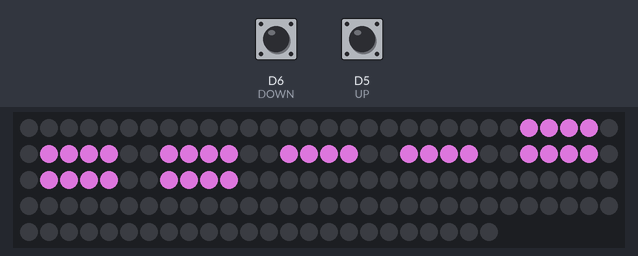
Simulated run of this sketch. Board: ESP8266 (NodeMCU). Shown: 144 RGB LEDs in strip order, left to right, continuing on the next row. Inputs (shaded band) come from the test bench; at power-on: D6 (DOWN) LOW, D5 (UP) LOW. Dim RGB values are drawn brighter than linear; the local clock reads 2024-03-15 10:24:30 at power-on unless the sketch sets it; random numbers use the default seed unless the sketch sets one.

Above: at 1.9 s.
2.0 s: D6 (DOWN) pulled HIGH for 0.15 s
At 2.9 s:
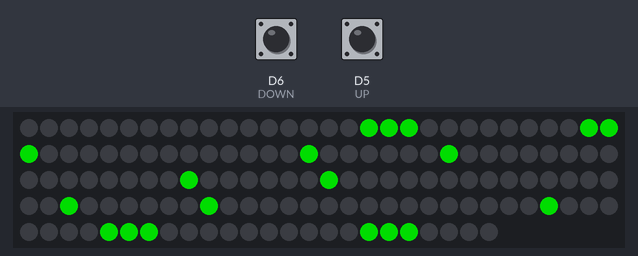
5.1 s: D5 (UP) pulled HIGH for 3.2 s
At 8.2 s:
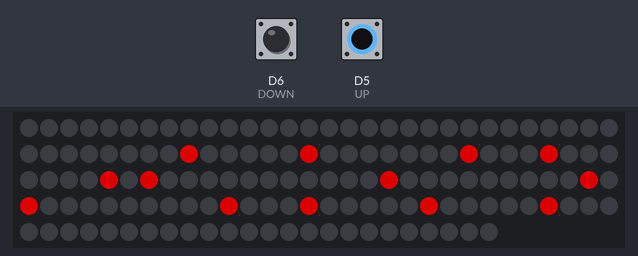
10.4 s: D6 (DOWN) pulled HIGH for 3.2 s
At 15.2 s:
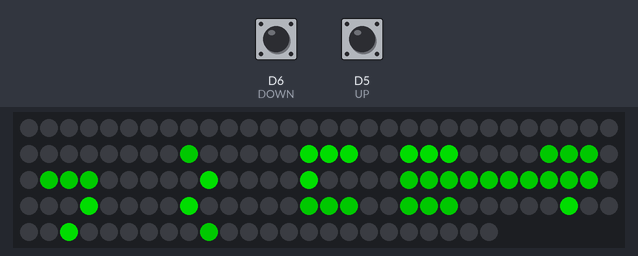
15.8 s: D5 (UP) pulled HIGH for 0.15 s
At 16.2 s:
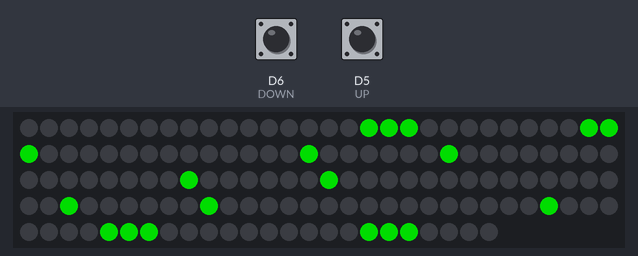
18.9 s: D5 (UP) pulled HIGH for 1 s
At 22.0 s:
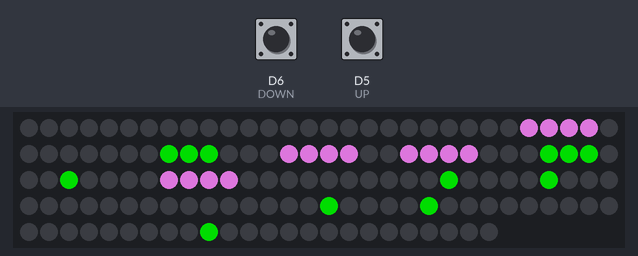
Timing chart, 0 to 23.0 s (numbered marks = the images above; inputs shaded):
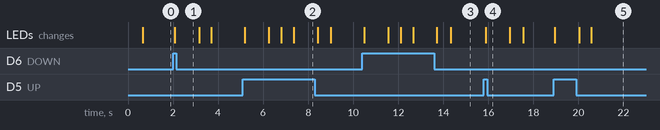

Measured:
- after the input at 2.0 s, the LEDs: change after 0.08 s (image 1)
- after the input at 5.1 s, the LEDs: first change after 0.08 s (image 2 shows a later state)
- after the input at 10.4 s, the LEDs: first change after 0.08 s (image 3 shows a later state)
- after the input at 15.8 s, the LEDs: change after 0.08 s (image 4)
- after the input at 18.9 s, the LEDs: first change after 0.06 s (image 5 shows a later state)

The sketch:

Jogo_dos_Padr_es.ino
```cpp
#include <Adafruit_NeoPixel.h>
#include <time.h>
#define LED_PIN D3
#define LED_COUNT 144
#define UP  D5
#define DOWN  D6

Adafruit_NeoPixel LED(LED_COUNT, LED_PIN, NEO_GRB + NEO_KHZ800);
//left
int bolaL[24]={45,49,50,51,70,69,68,72,73,74,75,76,91,92,93,94,95,97,98,99,116,117,118,122};
int coracaoL[15]={25,27,46,45,44,49,50,51,70,69,68,73,74,75,93};
int teL[12]={46,45,44,49,50,51,69,74,93,98,117,122};
int quadradoL[16]={25,26,27,28,46,45,44,43,49,50,51,52,70,69,68,67};

int correto[19]={19,18,17,28,29,30,44,51,68,75,92,99,116,124,125,126,139,138,137};
int errado[13]={38,44,52,56,64,66,78,88,90,100,104,110,116};

//right
int bolaR[24]={38,56,57,58,61,62,63,79,80,81,82,83,84,85,86,87,88,104,105,106,109,110,111,129};
int coracaoR[15]={32,34,39,38,37,56,57,58,63,62,61,80,81,82,86};
int teR[12]={39,38,37,56,57,58,62,81,86,105,110,129};
int quadradoR[16]{31,32,33,34,40,39,38,37,55,56,57,58,64,63,62,61};

//counts
unsigned long currentMillis= 0;        // will store last time LED was updated

// constants won't change:
const long interval = 1500;           // interval at which to blink (milliseconds)
//vars
int last = 0;
int next = 0;
bool choise;
int left = last;
int right = next;

void showupR(){

  if (right==0){
    int i =0;
    while(i<16){
      // violet     rgb(150,80,150)
      LED.setPixelColor( quadradoR[i], 150, 80, 150);
      LED.show();
      i++;
    }
  }
  if (right==1){
    int i =0;
    while(i<12){
      //lime      rgb(0,150,0)
      LED.setPixelColor( teR[i], 0, 150, 0);
      LED.show();
      i++;

    }
  }
  if (right==2){
    int i =0;
    while(i<15){
      //red
      LED.setPixelColor( coracaoR[i], 150, 0, 0);
      LED.show();
      i++;
    }
  }
  if (right==3){
    int i =0;
    while(i<24){
      //    orange  rgb(150,100,0)
      LED.setPixelColor( bolaR[i], 0, 100, 0);
      LED.show();
      i++;
    }
  }
    delay(500);

}
void showupL(){

  if (left==0){
    int i =0;
    while(i<16){
      // violet     rgb(150,80,150)
      LED.setPixelColor( quadradoL[i], 150, 80, 150);
      LED.show();
      i++;
    }
  }
  if (left==1){
    int i =0;
    while(i<12){
      //lime      rgb(0,150,0)
      LED.setPixelColor( teL[i], 0, 150, 0);
      LED.show();
      i++;
    }
  }
  if (left==2){
    int i =0;
    while(i<15){
      //red
      LED.setPixelColor( coracaoL[i], 150, 0, 0);
      LED.show();
      i++;
    }
  }
  if (left==3){
    int i =0;
    while(i<24){
      //    orange  rgb(150,100,0)
      LED.setPixelColor( bolaL[i], 0, 100, 0);
      LED.show();
      i++;
    }
  }
  delay(500);

}
void choose(){
  srand((unsigned)time(0));
  int x;
  x= rand()%4;
  next = x;
  if(x%2==0){
    left = next;
    right = last;
  }
  else{
    left = last;
    right = next;
  }
}
void showResult(bool result){
  int i = 0;
  LED.clear();

  if (result == 0){
    //correto
    while(i<19){
      // violet     rgb(150,80,150)

      LED.setPixelColor( correto[i], 0, 150, 0);
      LED.show();
      i++;

    }
  }
  if (result == 1){
    // errado
    while(i<13){
      // violet     rgb(150,80,150)

      LED.setPixelColor( errado[i], 150, 0, 0);
      LED.show();
      i++;

    }
  }
  delay(1000);
}


void setup()
{

  LED.begin();
  LED.show();
  pinMode(UP, INPUT);
  pinMode(DOWN, INPUT);

}

void loop()
{
  choose();
  showupL();
  showupR();

  unsigned long firstMillis = millis();
  bool n = 0;
  while (n == 0){

    if(millis() - firstMillis >= interval){
      LED.clear();
      }
    if(digitalRead(UP) == HIGH) {
      bool r = (!(left==last));
      showResult(r);
      n = 1;
    }

    if (digitalRead(DOWN) == HIGH) {
      bool r = (!(right==last));
      showResult(r);
      n = 1;
    }
}

LED.clear();
last = next;


}
```
